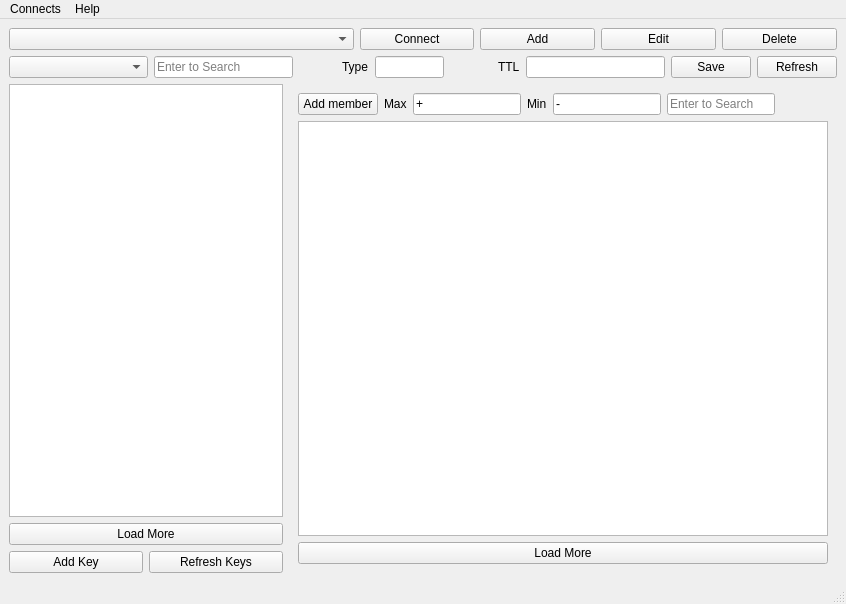
<?xml version="1.0" encoding="UTF-8"?>
<ui version="4.0">
 <class>MainWindow</class>
 <widget class="QMainWindow" name="MainWindow">
  <property name="geometry">
   <rect>
    <x>0</x>
    <y>0</y>
    <width>846</width>
    <height>604</height>
   </rect>
  </property>
  <property name="windowTitle">
   <string>Reedis</string>
  </property>
  <widget class="QWidget" name="centralwidget">
   <layout class="QVBoxLayout" name="verticalLayout">
    <item>
     <layout class="QHBoxLayout" name="horizontalLayout" stretch="3,1,1,1,1">
      <item>
       <widget class="QComboBox" name="connectionList"/>
      </item>
      <item>
       <widget class="QPushButton" name="connectButton">
        <property name="text">
         <string>Connect</string>
        </property>
       </widget>
      </item>
      <item>
       <widget class="QPushButton" name="addButton">
        <property name="text">
         <string>Add</string>
        </property>
       </widget>
      </item>
      <item>
       <widget class="QPushButton" name="editButton">
        <property name="text">
         <string>Edit</string>
        </property>
       </widget>
      </item>
      <item>
       <widget class="QPushButton" name="deleteButton">
        <property name="enabled">
         <bool>true</bool>
        </property>
        <property name="text">
         <string>Delete</string>
        </property>
       </widget>
      </item>
     </layout>
    </item>
    <item>
     <layout class="QHBoxLayout" name="horizontalLayout_2" stretch="2,2,1,1,1,2,1,1">
      <item>
       <widget class="QComboBox" name="dbList"/>
      </item>
      <item>
       <widget class="QLineEdit" name="searchInput">
        <property name="placeholderText">
         <string>Enter to Search</string>
        </property>
       </widget>
      </item>
      <item alignment="Qt::AlignRight">
       <widget class="QLabel" name="TypeLabel">
        <property name="text">
         <string>Type</string>
        </property>
       </widget>
      </item>
      <item>
       <widget class="QLineEdit" name="typeShowInput">
        <property name="enabled">
         <bool>true</bool>
        </property>
        <property name="readOnly">
         <bool>true</bool>
        </property>
        <property name="placeholderText">
         <string/>
        </property>
       </widget>
      </item>
      <item alignment="Qt::AlignRight">
       <widget class="QLabel" name="ttlLabel">
        <property name="text">
         <string>TTL</string>
        </property>
       </widget>
      </item>
      <item>
       <widget class="QLineEdit" name="ttlShowEditInput">
        <property name="placeholderText">
         <string/>
        </property>
       </widget>
      </item>
      <item>
       <widget class="QPushButton" name="saveContentButton">
        <property name="enabled">
         <bool>true</bool>
        </property>
        <property name="text">
         <string>Save</string>
        </property>
       </widget>
      </item>
      <item>
       <widget class="QPushButton" name="refreshContentButton">
        <property name="enabled">
         <bool>true</bool>
        </property>
        <property name="text">
         <string>Refresh</string>
        </property>
       </widget>
      </item>
     </layout>
    </item>
    <item>
     <layout class="QHBoxLayout" name="horizontalLayout_7" stretch="1,2">
      <item>
       <layout class="QVBoxLayout" name="verticalLayout_7">
        <item>
         <widget class="QListView" name="keyList">
          <property name="editTriggers">
           <set>QAbstractItemView::DoubleClicked</set>
          </property>
         </widget>
        </item>
        <item>
         <widget class="QPushButton" name="loadMoreKeyButton">
          <property name="text">
           <string>Load More</string>
          </property>
         </widget>
        </item>
        <item>
         <layout class="QHBoxLayout" name="horizontalLayout_6">
          <item>
           <widget class="QPushButton" name="addKeyButton">
            <property name="text">
             <string>Add Key</string>
            </property>
           </widget>
          </item>
          <item>
           <widget class="QPushButton" name="refreshKeysButton">
            <property name="text">
             <string>Refresh Keys</string>
            </property>
           </widget>
          </item>
         </layout>
        </item>
       </layout>
      </item>
      <item>
       <widget class="QStackedWidget" name="stackedContents">
        <property name="currentIndex">
         <number>1</number>
        </property>
        <widget class="QWidget" name="contentStrEditPage">
         <property name="autoFillBackground">
          <bool>false</bool>
         </property>
         <layout class="QVBoxLayout" name="verticalLayout_2">
          <item>
           <layout class="QHBoxLayout" name="horizontalLayout_4">
            <item>
             <widget class="QComboBox" name="contentTypeList">
              <item>
               <property name="text">
                <string notr="true" extracomment="text">plain text</string>
               </property>
              </item>
              <item>
               <property name="text">
                <string notr="true" extracomment="json">Json</string>
               </property>
              </item>
              <item>
               <property name="text">
                <string notr="true" extracomment="django">Django</string>
               </property>
              </item>
             </widget>
            </item>
            <item>
             <widget class="QLabel" name="sizeLabel">
              <property name="text">
               <string>Size: 0</string>
              </property>
             </widget>
            </item>
            <item>
             <spacer name="horizontalSpacer_2">
              <property name="orientation">
               <enum>Qt::Horizontal</enum>
              </property>
              <property name="sizeHint" stdset="0">
               <size>
                <width>348</width>
                <height>20</height>
               </size>
              </property>
             </spacer>
            </item>
           </layout>
          </item>
          <item>
           <widget class="QTextEdit" name="contentStrEdit">
            <property name="sizePolicy">
             <sizepolicy hsizetype="Expanding" vsizetype="Expanding">
              <horstretch>0</horstretch>
              <verstretch>0</verstretch>
             </sizepolicy>
            </property>
            <property name="autoFillBackground">
             <bool>false</bool>
            </property>
           </widget>
          </item>
         </layout>
        </widget>
        <widget class="QWidget" name="contentTablePage">
         <property name="sizePolicy">
          <sizepolicy hsizetype="Preferred" vsizetype="Preferred">
           <horstretch>0</horstretch>
           <verstretch>0</verstretch>
          </sizepolicy>
         </property>
         <property name="autoFillBackground">
          <bool>false</bool>
         </property>
         <layout class="QVBoxLayout" name="verticalLayout_6">
          <item>
           <layout class="QHBoxLayout" name="horizontalLayout_3">
            <item>
             <widget class="QPushButton" name="addMemberButton">
              <property name="text">
               <string>Add member</string>
              </property>
             </widget>
            </item>
            <item>
             <widget class="QLabel" name="maxLabel">
              <property name="text">
               <string>Max</string>
              </property>
             </widget>
            </item>
            <item>
             <widget class="QLineEdit" name="maxLineEdit">
              <property name="text">
               <string>+</string>
              </property>
             </widget>
            </item>
            <item>
             <widget class="QLabel" name="minLabel">
              <property name="text">
               <string>Min</string>
              </property>
             </widget>
            </item>
            <item>
             <widget class="QLineEdit" name="minLineEdit">
              <property name="text">
               <string>-</string>
              </property>
             </widget>
            </item>
            <item>
             <widget class="QLineEdit" name="scanSearchLineEdit">
              <property name="text">
               <string/>
              </property>
              <property name="placeholderText">
               <string>Enter to Search</string>
              </property>
             </widget>
            </item>
            <item>
             <spacer name="horizontalSpacer">
              <property name="orientation">
               <enum>Qt::Horizontal</enum>
              </property>
              <property name="sizeHint" stdset="0">
               <size>
                <width>40</width>
                <height>20</height>
               </size>
              </property>
             </spacer>
            </item>
           </layout>
          </item>
          <item>
           <widget class="QTableView" name="contentTable">
            <property name="sizePolicy">
             <sizepolicy hsizetype="Expanding" vsizetype="Expanding">
              <horstretch>0</horstretch>
              <verstretch>0</verstretch>
             </sizepolicy>
            </property>
            <property name="sizeAdjustPolicy">
             <enum>QAbstractScrollArea::AdjustIgnored</enum>
            </property>
            <property name="editTriggers">
             <set>QAbstractItemView::DoubleClicked</set>
            </property>
            <attribute name="horizontalHeaderCascadingSectionResizes">
             <bool>true</bool>
            </attribute>
            <attribute name="horizontalHeaderDefaultSectionSize">
             <number>100</number>
            </attribute>
           </widget>
          </item>
          <item>
           <widget class="QPushButton" name="loadMoreContentButton">
            <property name="text">
             <string>Load More</string>
            </property>
           </widget>
          </item>
         </layout>
        </widget>
       </widget>
      </item>
     </layout>
    </item>
   </layout>
  </widget>
  <widget class="QMenuBar" name="menubar">
   <property name="geometry">
    <rect>
     <x>0</x>
     <y>0</y>
     <width>846</width>
     <height>24</height>
    </rect>
   </property>
   <property name="defaultUp">
    <bool>true</bool>
   </property>
   <widget class="QMenu" name="menuConnects">
    <property name="title">
     <string>Connects</string>
    </property>
    <addaction name="actionAdd"/>
   </widget>
   <widget class="QMenu" name="menuHelp">
    <property name="title">
     <string>Help</string>
    </property>
    <addaction name="actionContact"/>
   </widget>
   <addaction name="menuConnects"/>
   <addaction name="menuHelp"/>
  </widget>
  <widget class="QStatusBar" name="statusbar"/>
  <action name="actionAdd">
   <property name="text">
    <string>Add</string>
   </property>
  </action>
  <action name="actionContact">
   <property name="text">
    <string>Contact</string>
   </property>
  </action>
 </widget>
 <resources/>
 <connections/>
</ui>
